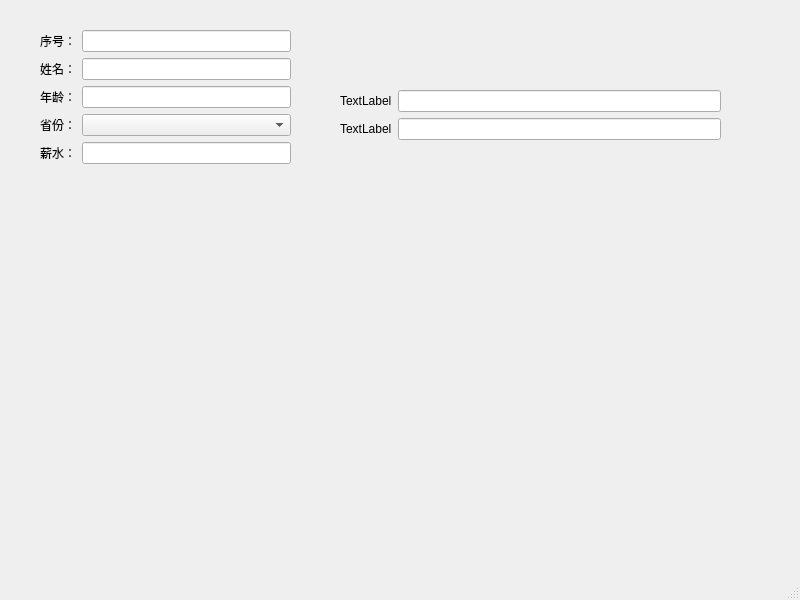
<?xml version="1.0" encoding="UTF-8"?>
<ui version="4.0">
 <class>MainWindow</class>
 <widget class="QMainWindow" name="MainWindow">
  <property name="geometry">
   <rect>
    <x>0</x>
    <y>0</y>
    <width>800</width>
    <height>600</height>
   </rect>
  </property>
  <property name="windowTitle">
   <string>MainWindow</string>
  </property>
  <widget class="QWidget" name="centralwidget">
   <widget class="QWidget" name="formLayoutWidget">
    <property name="geometry">
     <rect>
      <x>340</x>
      <y>90</y>
      <width>381</width>
      <height>311</height>
     </rect>
    </property>
    <layout class="QFormLayout" name="formLayout_2">
     <item row="0" column="0">
      <widget class="QLabel" name="label_6">
       <property name="text">
        <string>TextLabel</string>
       </property>
      </widget>
     </item>
     <item row="0" column="1">
      <widget class="QLineEdit" name="lineEdit_4"/>
     </item>
     <item row="1" column="0">
      <widget class="QLabel" name="label_7">
       <property name="text">
        <string>TextLabel</string>
       </property>
      </widget>
     </item>
     <item row="1" column="1">
      <widget class="QLineEdit" name="lineEdit_6"/>
     </item>
    </layout>
   </widget>
   <widget class="QWidget" name="layoutWidget">
    <property name="geometry">
     <rect>
      <x>40</x>
      <y>30</y>
      <width>251</width>
      <height>181</height>
     </rect>
    </property>
    <layout class="QFormLayout" name="formLayout">
     <item row="0" column="0">
      <widget class="QLabel" name="label">
       <property name="text">
        <string>序号：</string>
       </property>
      </widget>
     </item>
     <item row="0" column="1">
      <widget class="QLineEdit" name="lineEdit"/>
     </item>
     <item row="1" column="0">
      <widget class="QLabel" name="label_2">
       <property name="text">
        <string>姓名：</string>
       </property>
      </widget>
     </item>
     <item row="1" column="1">
      <widget class="QLineEdit" name="lineEdit_2"/>
     </item>
     <item row="2" column="0">
      <widget class="QLabel" name="label_3">
       <property name="text">
        <string>年龄：</string>
       </property>
      </widget>
     </item>
     <item row="2" column="1">
      <widget class="QLineEdit" name="lineEdit_3"/>
     </item>
     <item row="3" column="0">
      <widget class="QLabel" name="label_4">
       <property name="text">
        <string>省份：</string>
       </property>
      </widget>
     </item>
     <item row="4" column="0">
      <widget class="QLabel" name="label_5">
       <property name="text">
        <string>薪水：</string>
       </property>
      </widget>
     </item>
     <item row="4" column="1">
      <widget class="QLineEdit" name="lineEdit_5"/>
     </item>
     <item row="3" column="1">
      <widget class="QComboBox" name="comboBox"/>
     </item>
    </layout>
   </widget>
  </widget>
  <widget class="QMenuBar" name="menubar">
   <property name="geometry">
    <rect>
     <x>0</x>
     <y>0</y>
     <width>800</width>
     <height>23</height>
    </rect>
   </property>
  </widget>
  <widget class="QStatusBar" name="statusbar"/>
 </widget>
 <resources/>
 <connections/>
</ui>
